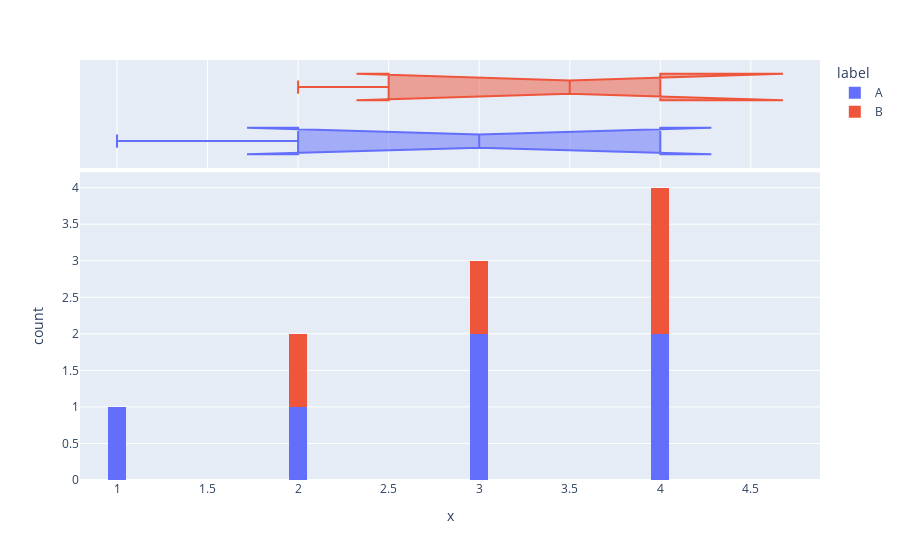

The code cell stored with this chart in its notebook:
### Code cell
import pandas as pd
import plotly.express as px

# Definizione di un DataFrame di esempio
data = {
    'x': [1, 2, 2, 3, 3, 3, 4, 4, 4, 4],
    'label': ['A', 'A', 'B', 'B', 'A', 'A', 'B', 'B', 'A', 'A']
}
df = pd.DataFrame(data)

# Creazione dell'istogramma con plotly.express
fig = px.histogram(df, x='x', nbins=int(180/5), marginal="box", color="label")
fig.show()

### Figure 1 — Plotly figure (JSON) as saved in the notebook; plotly's stock layout.template omitted (floating-point values rounded to 4 significant figures)
{"data": [{"alignmentgroup": "True", "bingroup": "x", "hovertemplate": "label=A<br>x=%{x}<br>count=%{y}<extra></extra>", "legendgroup": "A", "marker": {"color": "#636efa", "pattern": {"shape": ""}}, "name": "A", "nbinsx": 36, "offsetgroup": "A", "orientation": "v", "showlegend": true, "type": "histogram", "x": [1, 2, 3, 3, 4, 4], "xaxis": "x", "yaxis": "y"}, {"alignmentgroup": "True", "hovertemplate": "label=A<br>x=%{x}<extra></extra>", "legendgroup": "A", "marker": {"color": "#636efa"}, "name": "A", "notched": true, "offsetgroup": "A", "showlegend": false, "type": "box", "x": [1, 2, 3, 3, 4, 4], "xaxis": "x2", "yaxis": "y2"}, {"alignmentgroup": "True", "bingroup": "x", "hovertemplate": "label=B<br>x=%{x}<br>count=%{y}<extra></extra>", "legendgroup": "B", "marker": {"color": "#EF553B", "pattern": {"shape": ""}}, "name": "B", "nbinsx": 36, "offsetgroup": "B", "orientation": "v", "showlegend": true, "type": "histogram", "x": [2, 3, 4, 4], "xaxis": "x", "yaxis": "y"}, {"alignmentgroup": "True", "hovertemplate": "label=B<br>x=%{x}<extra></extra>", "legendgroup": "B", "marker": {"color": "#EF553B"}, "name": "B", "notched": true, "offsetgroup": "B", "showlegend": false, "type": "box", "x": [2, 3, 4, 4], "xaxis": "x2", "yaxis": "y2"}], "layout": {"barmode": "relative", "legend": {"title": {"text": "label"}, "tracegroupgap": 0}, "margin": {"t": 60}, "xaxis": {"anchor": "y", "domain": [0, 1], "title": {"text": "x"}}, "xaxis2": {"anchor": "y2", "domain": [0, 1], "matches": "x", "showgrid": true, "showticklabels": false}, "yaxis": {"anchor": "x", "domain": [0, 0.7326], "title": {"text": "count"}}, "yaxis2": {"anchor": "x2", "domain": [0.7426, 1], "matches": "y2", "showgrid": false, "showline": false, "showticklabels": false, "ticks": ""}}}
